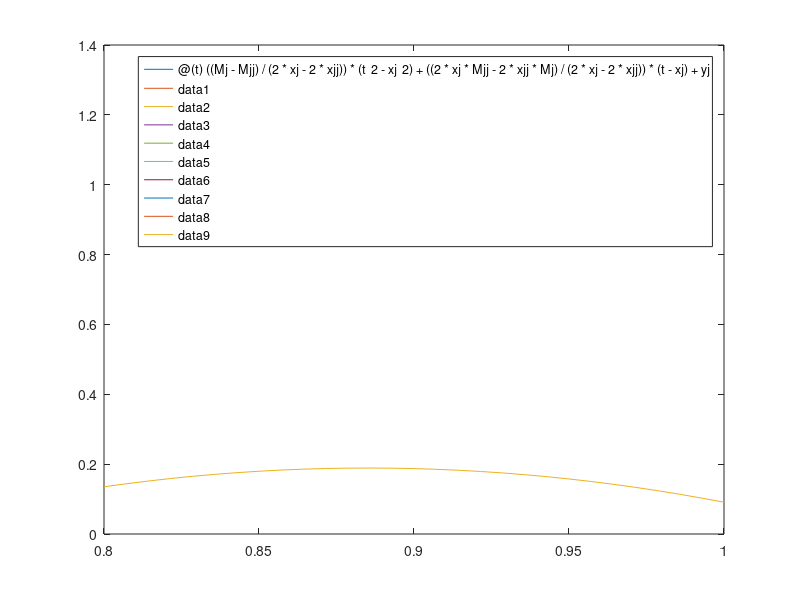

Write MATLAB code to recreate this figure.
%ThuyVy Nguyen
%Numerical Analysis Hw 7
%Question 3

lower = -1;
upper = 1;
n = 11;
%function
f =@(t) 1/(1+10*t^2);

% Generate points
x = lower : (upper-lower)/(n-1) : upper
y = x;
for i = 1:n
    y(i) = f(x(i));
end

M = zeros(1, n);
%finds each M
for i = 2:n
    xj = x(i-1);
    xjj = x(i);
    yj = y(i-1);
    yjj = y(i);
    %M(i) = (M(i-1)*(xjj^2 - 3*xj^2 + 2*xj*xjj) + ((yj-yjj)*(2*xj-2*xjj)))/(-1*xjj^2 + xj^2 + 2*xjj*xj);
    %M(i) = ( (yjj-yj)*(2*xj-2*xjj) - M(i-1)*(xjj*xjj-xj*xj)+(2*xjj*M(i-1))*(xjj-xj)) /(xjj*xjj -xj*xj + 2*xj*(xjj-xj))
    M(i) = ( (yjj-yj)*(2*xj-2*xjj) - M(i-1)*(xjj*xjj-xj*xj)+(2*xjj*M(i-1))*(xjj-xj)) /(-1*xjj*xjj +xj*xj + 2*xj*xjj- 2*xj*xj)
end

functions = zeros(1,n-1);

%graph
for i = 1:(n-1)
    Mj = M(i);
    Mjj = M(i+1);
    xj = x(i);
    xjj = x(i+1);
    yj = y(i);
    func = @(t) ((Mj-Mjj)/(2*xj-2*xjj))*(t^2-xj^2) + ((2*xj*Mjj - 2*xjj*Mj)/(2*xj-2*xjj))*(t-xj) + yj;
    fplot(func, [xj xjj])
    hold on;
end